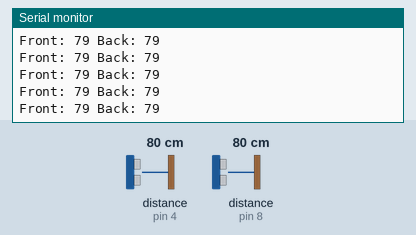
Recording of a sketch running on a simulated Arduino Uno, built with avr-gcc and run on an emulated ATmega328P. Shown: the last lines printed to the serial monitor. Wiring (inferred from the names in the program): 2 × ultrasonic range finder: trigger pin 5, echo pin 4 / trigger pin 9, echo pin 8. Inputs (shaded band) come from the test bench; at power-on: distance to the obstacle (sensors on pin 4, pin 8) 80 cm. The echo pulse lasts 58.3 µs per cm.

Above: at 1.2 s.
1.3 s: distance to the obstacle (sensor on pin 4) set to 2 cm
At 1.35 s:
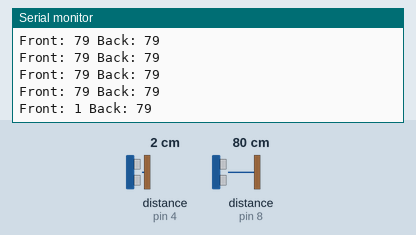
2.8 s: distance to the obstacle (sensor on pin 8) set to 2 cm
At 2.81 s:
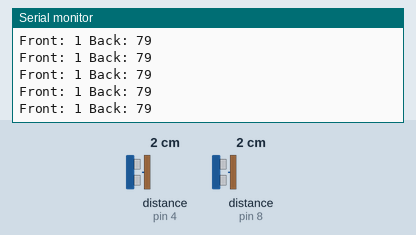
4.3 s: distance to the obstacle (sensor on pin 4) set to 4 cm
At 4.31 s:
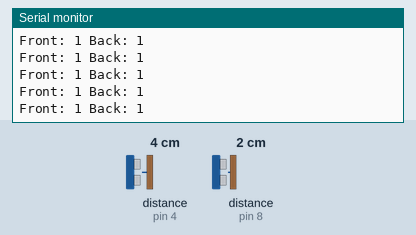
5.8 s: distance to the obstacle (sensor on pin 8) set to 4 cm
At 5.81 s:
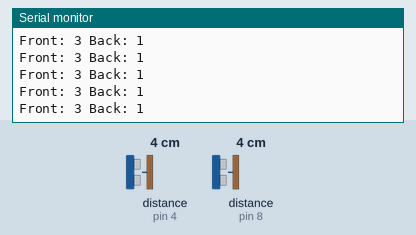
Timing chart, 0 to 8.3 s (numbered marks = the images above; inputs shaded):
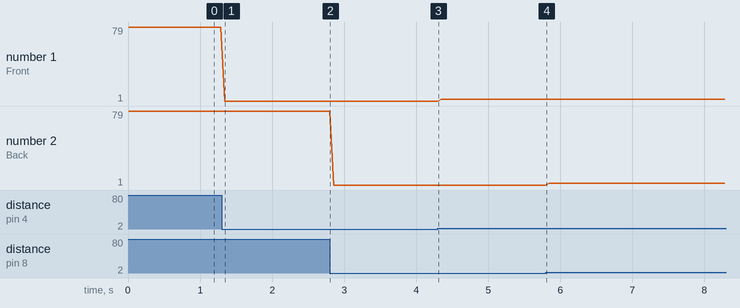

Measured:
- after the input at 1.3 s, the serial monitor: prints a new line at once (image 1)
- plotted number 1: 79 → 1 after the input at 1.3 s, 1 → 3 after the input at 4.3 s

The sketch:

ultrasonic_subsystem.ino
```cpp
#include <Wire.h>

// Define the pins for the ultrasonic sensors
const int backTrigPin = 9;   // Trigger pin for the back sensor
const int backEchoPin = 8;   // Echo pin for the back sensor
const int frontTrigPin = 5;  // Trigger pin for the front sensor
const int frontEchoPin = 4;  // Echo pin for the front sensor
// Uncomment these lines if left and right sensors are used in the future
// const int leftTrigPin = 7;
// const int leftEchoPin = 6;
// const int rightTrigPin = 3;
// const int rightEchoPin = 2;

// Variables to store distance measurements
int frontDistance, backDistance;
// int leftDistance, rightDistance; // Uncomment for left and right sensors
char dataOut[4]; // Data buffer for I2C communication

void setup() {
  Wire.begin(3);                  // Set up I2C with slave address 3
  Wire.onRequest(requestEvent);   // Register function to handle I2C requests
  Serial.begin(115200);           // Initialize serial communication for debugging

  // Configure pins for front and back sensors
  pinMode(frontTrigPin, OUTPUT);
  pinMode(frontEchoPin, INPUT);
  pinMode(backTrigPin, OUTPUT);
  pinMode(backEchoPin, INPUT);

  // Uncomment for additional sensors
  // pinMode(leftTrigPin, OUTPUT);
  // pinMode(leftEchoPin, INPUT);
  // pinMode(rightTrigPin, OUTPUT);
  // pinMode(rightEchoPin, INPUT);
}

void requestEvent() {
  // Prepare distance data for I2C
  if (frontDistance > 255)
    dataOut[0] = 255; // Cap at 255 to fit within a single byte
  else
    dataOut[0] = frontDistance;

  if (backDistance > 255)
    dataOut[1] = 255; // Cap at 255 to fit within a single byte
  else
    dataOut[1] = backDistance;

  // Uncomment for additional sensors
  // dataOut[2] = leftDistance;
  // dataOut[3] = rightDistance;

  // Write distance data to the I2C bus
  Wire.write(dataOut, 2); // Sending only front and back distances
  Serial.println("I2C data requested. Sending:");
  Serial.print("Front: ");
  Serial.print(dataOut[0], DEC);
  Serial.print(" Back: ");
  Serial.print(dataOut[1], DEC);
  Serial.println();
}

void loop() {
  // Measure distances
  frontDistance = measureDistance(frontTrigPin, frontEchoPin);
  backDistance = measureDistance(backTrigPin, backEchoPin);

  // Uncomment for additional sensors
  // leftDistance = measureDistance(leftTrigPin, leftEchoPin);
  // rightDistance = measureDistance(rightTrigPin, rightEchoPin);

  // Debugging: Print the measured distances
  Serial.print("Front: ");
  Serial.print(frontDistance);
  Serial.print(" Back: ");
  Serial.println(backDistance);

  // Delay before the next reading
  delay(50);
}

// Function to measure the distance using an ultrasonic sensor
int measureDistance(int trigPin, int echoPin) {
  digitalWrite(trigPin, LOW);
  delayMicroseconds(2);
  digitalWrite(trigPin, HIGH);
  delayMicroseconds(10);
  digitalWrite(trigPin, LOW);

  long duration = pulseIn(echoPin, HIGH); // Measure the duration of the echo pulse
  int distance = duration * 0.0343 / 2;  // Convert duration to distance in cm
  return distance;
}

// (Optional) Function to print sensor data in a formatted table
void printSensorData(String sensorName, int distance) {
  String status;
  if (distance > 790) { // Handle invalid or very close readings
    distance = 0;
    status = "Very Close";
  } else {
    status = "Normal";
  }
  Serial.print("| " + sensorName + "      |  ");
  Serial.print(distance);
  Serial.print(" cm            |  ");
  Serial.println(status + "  |");
}

/*
  Developer Notes:
  0. **Deprecation Notice**:
     - This hardware configuration and associated code are **deprecated** and no longer in active use.
     - Any future modifications should consider transitioning to a newer hardware setup and updated codebase.

  1. **I2C Data Limitation**:
     - Each distance is sent as a single byte (0–255). Distances above 255 are capped at 255.
     - If greater precision or a wider range is needed, consider using multiple bytes per distance.

  2. **Uncommented Sensors**:
     - Left and right sensors are not currently implemented but can be added by uncommenting the relevant sections.

  3. **Sensor Limitations**:
     - The ultrasonic sensors may produce inaccurate readings for objects too close (<2 cm) or too far (>400 cm).
     - The `pulseIn()` function may return zero if no echo is detected, causing a zero distance.

  4. **Debugging Output**:
     - Debug messages are printed via Serial. Remove or redirect these in the final deployment.

  5. **Timing**:
     - Adjust the `delay(50)` in the loop to balance responsiveness and stability of the system.

  6. **Future Improvements**:
     - Consider implementing averaging or filtering for distance values to reduce noise and enhance stability.
*/
```
